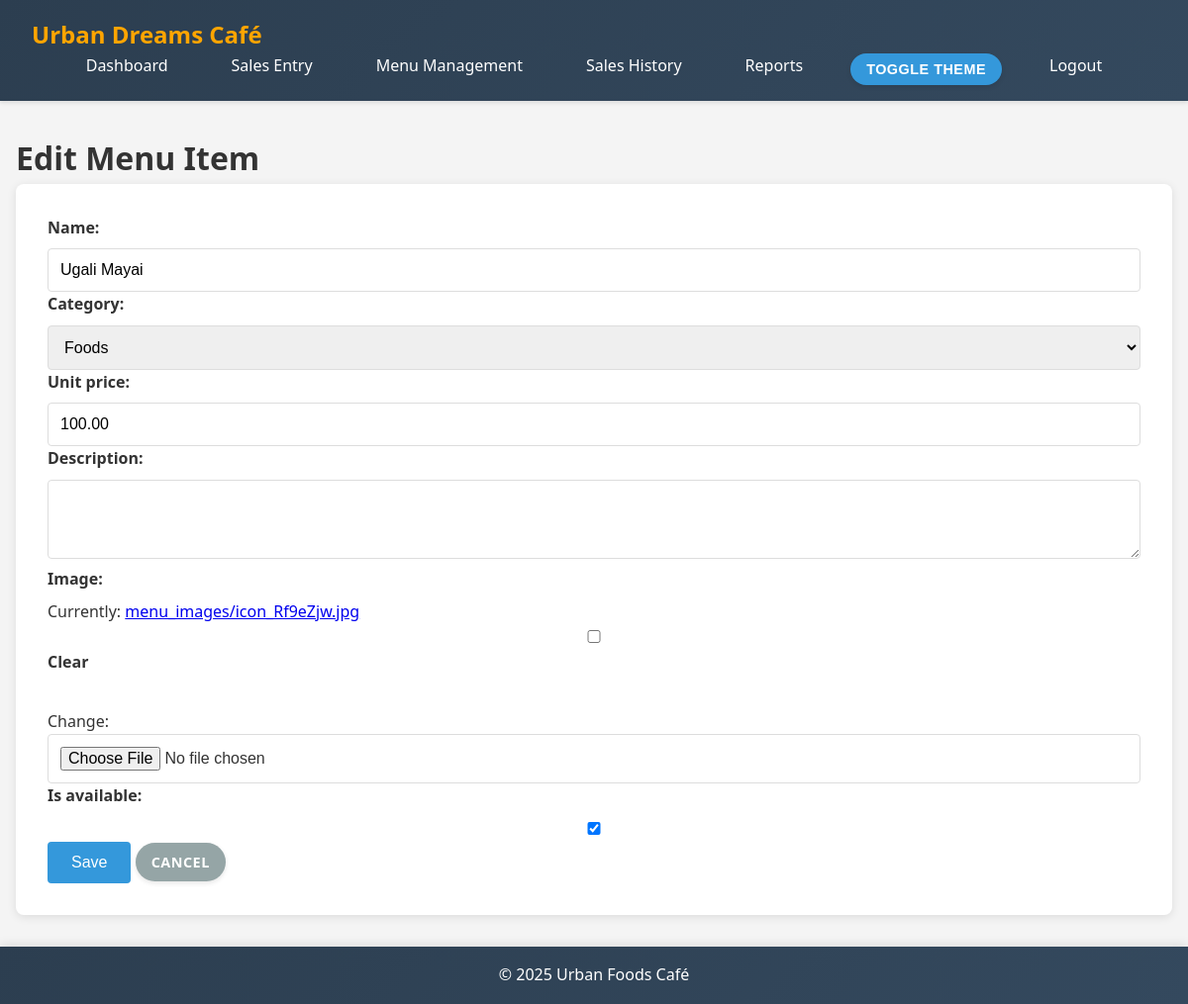
The page /menu/1/edit/ (signed in) on the database its author committed.
### sales/models.py (models this page shows, shortened)
class MenuItem(models.Model):
    CATEGORY_CHOICES = [
        ('Beverages', 'Beverages'),
        ('Foods', 'Foods'),
        ('Snacks', 'Snacks'),
        ('Combo Meals', 'Combo Meals'),
    ]
    name = models.CharField(max_length=100)
    category = models.CharField(max_length=50, choices=CATEGORY_CHOICES)
    unit_price = models.DecimalField(max_digits=8, decimal_places=2)
    description = models.TextField(blank=True, null=True)
    image = models.ImageField(upload_to='menu_images/', blank=True, null=True)
    is_available = models.BooleanField(default=True)
    created_at = models.DateTimeField(auto_now_add=True)
    updated_at = models.DateTimeField(auto_now=True)

### sales/views.py (the view, shortened to what this page needs)
# urls.py: path('menu/<int:pk>/edit/', views.MenuItemUpdateView.as_view(), name='menu_edit'),
class MenuItemUpdateView(LoginRequiredMixin, UpdateView):
    model = MenuItem
    form_class = MenuItemForm
    template_name = 'menu_form.html'
    success_url = reverse_lazy('menu_list')

### sales/forms.py
class MenuItemForm(forms.ModelForm):
    class Meta:
        model = MenuItem
        fields = ['name', 'category', 'unit_price', 'description', 'image', 'is_available']
        widgets = {
            'description': forms.Textarea(attrs={'rows': 3}),
            'unit_price': forms.NumberInput(attrs={'step': '0.01'}),
        }

### sales/templates/menu_form.html (shortened to what this page needs)
{% extends 'base.html' %}
{% block content %}
<h1>{% if object %}Edit{% else %}Add{% endif %} Menu Item</h1>
<form method="post" enctype="multipart/form-data">
    {{ form.as_p }}
    <button type="submit">Save</button>
    <a href="{% url 'menu_list' %}" class="btn btn-secondary">Cancel</a>
</form>
{% endblock %}

### sales/static/sales/css/styles.css (style rules this page uses)
* { margin: 0; padding: 0; box-sizing: border-box; }
body { font-family: 'Segoe UI', Tahoma, Geneva, Verdana, sans-serif; line-height: 1.6; color: #333; background-color: #f4f4f4; }
form { background-color: white; padding: 2rem; border-radius: 8px; box-shadow: 0 2px 10px rgba(0, 0, 0, 0.1); margin-bottom: 2rem; }
label { display: block; margin-bottom: 0.5rem; font-weight: bold; }
input, select, textarea { width: 100%; padding: 0.75rem; border: 1px solid #ddd; border-radius: 4px; font-size: 1rem; }
button { background-color: #3498db; color: white; padding: 0.75rem 1.5rem; border: none; border-radius: 4px; cursor: pointer; font-size: 1rem; transition: background-color 0.3s; }
.btn { display: inline-block; padding: 0.5rem 1rem; border: none; border-radius: 25px; cursor: pointer; font-size: 0.9rem; text-decoration: none; text-align: center; transition: all 0.3s ease; box-shadow: 0 2px 5px rgba(0, 0, 0, 0.1); font-weight: 600; text-transform: uppercase; letter-spacing: 0.5px; }
.btn-secondary { background-color: #95a5a6; color: white; }

### rows shown on the page
MenuItem: name "Ugali Mayai", category "Foods", unit_price "100.00", is_available "☑"
